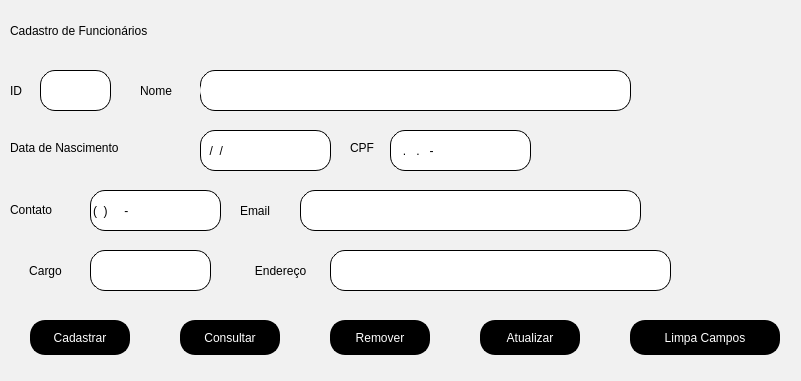
               <widget class="QWidget" name="fr_funcionarios" native="true">
                <property name="geometry">
                 <rect>
                  <x>10</x>
                  <y>10</y>
                  <width>801</width>
                  <height>381</height>
                 </rect>
                </property>
                <property name="styleSheet">
                 <string notr="true">background-color: rgb(241, 241, 241);
border-radius:10px;</string>
                </property>
                <widget class="QLabel" name="label_titulo_fun">
                 <property name="geometry">
                  <rect>
                   <x>10</x>
                   <y>20</y>
                   <width>231</width>
                   <height>21</height>
                  </rect>
                 </property>
                 <property name="text">
                  <string>Cadastro de Funcionários</string>
                 </property>
                </widget>
                <widget class="QLineEdit" name="ent_id_fun">
                 <property name="geometry">
                  <rect>
                   <x>40</x>
                   <y>70</y>
                   <width>71</width>
                   <height>41</height>
                  </rect>
                 </property>
                 <property name="styleSheet">
                  <string notr="true">QLineEdit {
border-style: outset;
border-width: 1px;
border-radius: 15px;
border-color: black;
font: 87 12pt &quot;Segoe UI Black&quot;;
color: rgb(0, 0, 0);
background-color: rgb(255, 255, 255);
}</string>
                 </property>
                </widget>
                <widget class="QLabel" name="label_id_fun">
                 <property name="geometry">
                  <rect>
                   <x>10</x>
                   <y>80</y>
                   <width>21</width>
                   <height>21</height>
                  </rect>
                 </property>
                 <property name="text">
                  <string>ID</string>
                 </property>
                </widget>
                <widget class="QLineEdit" name="ent_nome_fun">
                 <property name="geometry">
                  <rect>
                   <x>200</x>
                   <y>70</y>
                   <width>431</width>
                   <height>41</height>
                  </rect>
                 </property>
                 <property name="styleSheet">
                  <string notr="true">QLineEdit {
border-style: outset;
border-width: 1px;
border-radius: 15px;
border-color: black;
font: 87 12pt &quot;Segoe UI Black&quot;;
color: rgb(0, 0, 0);
background-color: rgb(255, 255, 255);
}</string>
                 </property>
                </widget>
                <widget class="QLineEdit" name="ent_nascimento_fun">
                 <property name="geometry">
                  <rect>
                   <x>200</x>
                   <y>130</y>
                   <width>131</width>
                   <height>41</height>
                  </rect>
                 </property>
                 <property name="styleSheet">
                  <string notr="true">QLineEdit {
border-style: outset;
border-width: 1px;
border-radius: 15px;
border-color: black;
font: 87 12pt &quot;Segoe UI Black&quot;;
color: rgb(0, 0, 0);
background-color: rgb(255, 255, 255);
}</string>
                 </property>
                 <property name="inputMask">
                  <string>99/99/9999</string>
                 </property>
                </widget>
                <widget class="QLabel" name="label_nome_fun">
                 <property name="geometry">
                  <rect>
                   <x>140</x>
                   <y>80</y>
                   <width>61</width>
                   <height>21</height>
                  </rect>
                 </property>
                 <property name="text">
                  <string>Nome</string>
                 </property>
                </widget>
                <widget class="QLabel" name="label_contato_fun">
                 <property name="geometry">
                  <rect>
                   <x>10</x>
                   <y>200</y>
                   <width>81</width>
                   <height>20</height>
                  </rect>
                 </property>
                 <property name="text">
                  <string>Contato</string>
                 </property>
                </widget>
                <widget class="QLabel" name="label_nascimento_fun">
                 <property name="geometry">
                  <rect>
                   <x>10</x>
                   <y>140</y>
                   <width>181</width>
                   <height>16</height>
                  </rect>
                 </property>
                 <property name="text">
                  <string>Data de Nascimento</string>
                 </property>
                </widget>
                <widget class="QLabel" name="label_cpf_fun">
                 <property name="geometry">
                  <rect>
                   <x>350</x>
                   <y>140</y>
                   <width>47</width>
                   <height>16</height>
                  </rect>
                 </property>
                 <property name="text">
                  <string>CPF</string>
                 </property>
                </widget>
                <widget class="QLabel" name="label_email_fun">
                 <property name="geometry">
                  <rect>
                   <x>240</x>
                   <y>200</y>
                   <width>51</width>
                   <height>21</height>
                  </rect>
                 </property>
                 <property name="text">
                  <string>Email</string>
                 </property>
                </widget>
                <widget class="QLabel" name="label_cargo_fun">
                 <property name="geometry">
                  <rect>
                   <x>10</x>
                   <y>250</y>
                   <width>71</width>
                   <height>41</height>
                  </rect>
                 </property>
                 <property name="text">
                  <string>Cargo</string>
                 </property>
                 <property name="alignment">
                  <set>Qt::AlignCenter</set>
                 </property>
                </widget>
                <widget class="QLineEdit" name="ent_cpf_fun">
                 <property name="geometry">
                  <rect>
                   <x>390</x>
                   <y>130</y>
                   <width>141</width>
                   <height>41</height>
                  </rect>
                 </property>
                 <property name="styleSheet">
                  <string notr="true">QLineEdit {
border-style: outset;
border-width: 1px;
border-radius: 15px;
border-color: black;
font: 87 12pt &quot;Segoe UI Black&quot;;
color: rgb(0, 0, 0);
background-color: rgb(255, 255, 255);
}</string>
                 </property>
                 <property name="inputMask">
                  <string>999.999.999-99</string>
                 </property>
                </widget>
                <widget class="QLineEdit" name="ent_contato_fun">
                 <property name="geometry">
                  <rect>
                   <x>90</x>
                   <y>190</y>
                   <width>131</width>
                   <height>41</height>
                  </rect>
                 </property>
                 <property name="styleSheet">
                  <string notr="true">QLineEdit {
border-style: outset;
border-width: 1px;
border-radius: 15px;
border-color: black;
font: 87 12pt &quot;Segoe UI Black&quot;;
color: rgb(0, 0, 0);
background-color: rgb(255, 255, 255);
}</string>
                 </property>
                 <property name="inputMask">
                  <string>(99)99999-9999</string>
                 </property>
                </widget>
                <widget class="QLineEdit" name="ent_email_fun">
                 <property name="geometry">
                  <rect>
                   <x>300</x>
                   <y>190</y>
                   <width>341</width>
                   <height>41</height>
                  </rect>
                 </property>
                 <property name="styleSheet">
                  <string notr="true">QLineEdit {
border-style: outset;
border-width: 1px;
border-radius: 15px;
border-color: black;
font: 87 12pt &quot;Segoe UI Black&quot;;
color: rgb(0, 0, 0);
background-color: rgb(255, 255, 255);
}</string>
                 </property>
                </widget>
                <widget class="QLineEdit" name="ent_cargo_fun">
                 <property name="geometry">
                  <rect>
                   <x>90</x>
                   <y>250</y>
                   <width>121</width>
                   <height>41</height>
                  </rect>
                 </property>
                 <property name="styleSheet">
                  <string notr="true">QLineEdit {
border-style: outset;
border-width: 1px;
border-radius: 15px;
border-color: black;
font: 87 12pt &quot;Segoe UI Black&quot;;
color: rgb(0, 0, 0);
background-color: rgb(255, 255, 255);
}</string>
                 </property>
                </widget>
                <widget class="QPushButton" name="bt_remover_fun">
                 <property name="geometry">
                  <rect>
                   <x>330</x>
                   <y>320</y>
                   <width>100</width>
                   <height>35</height>
                  </rect>
                 </property>
                 <property name="minimumSize">
                  <size>
                   <width>100</width>
                   <height>35</height>
                  </size>
                 </property>
                 <property name="maximumSize">
                  <size>
                   <width>100</width>
                   <height>30</height>
                  </size>
                 </property>
                 <property name="styleSheet">
                  <string notr="true">
QPushButton {
border-style: outset;
border-width: 2px;
border-radius: 15px;
border-color: black;
font: 87 12pt &quot;Segoe UI Black&quot;;
color: rgb(255, 255, 255);
	background-color: rgb(0, 0, 0);
}
QPushButton:pressed {
border-style: outset;
border-width: 2px;
border-radius: 15px;
border-color: white;
font: 87 12pt &quot;Segoe UI Black&quot;;
color: rgb(255, 255, 255);
background-color: rgb(0, 0, 0);


}

</string>
                 </property>
                 <property name="text">
                  <string>Remover</string>
                 </property>
                </widget>
                <widget class="QPushButton" name="bt_atualizar_fun">
                 <property name="geometry">
                  <rect>
                   <x>480</x>
                   <y>320</y>
                   <width>100</width>
                   <height>35</height>
                  </rect>
                 </property>
                 <property name="minimumSize">
                  <size>
                   <width>100</width>
                   <height>35</height>
                  </size>
                 </property>
                 <property name="maximumSize">
                  <size>
                   <width>100</width>
                   <height>30</height>
                  </size>
                 </property>
                 <property name="styleSheet">
                  <string notr="true">
QPushButton {
border-style: outset;
border-width: 2px;
border-radius: 15px;
border-color: black;
font: 87 12pt &quot;Segoe UI Black&quot;;
color: rgb(255, 255, 255);
	background-color: rgb(0, 0, 0);
}
QPushButton:pressed {
border-style: outset;
border-width: 2px;
border-radius: 15px;
border-color: white;
font: 87 12pt &quot;Segoe UI Black&quot;;
color: rgb(255, 255, 255);
background-color: rgb(0, 0, 0);


}

</string>
                 </property>
                 <property name="text">
                  <string>Atualizar</string>
                 </property>
                </widget>
                <widget class="QPushButton" name="bt_limpar_fun">
                 <property name="geometry">
                  <rect>
                   <x>630</x>
                   <y>320</y>
                   <width>150</width>
                   <height>35</height>
                  </rect>
                 </property>
                 <property name="minimumSize">
                  <size>
                   <width>100</width>
                   <height>35</height>
                  </size>
                 </property>
                 <property name="maximumSize">
                  <size>
                   <width>1000</width>
                   <height>30</height>
                  </size>
                 </property>
                 <property name="styleSheet">
                  <string notr="true">
QPushButton {
border-style: outset;
border-width: 2px;
border-radius: 15px;
border-color: black;
font: 87 12pt &quot;Segoe UI Black&quot;;
color: rgb(255, 255, 255);
	background-color: rgb(0, 0, 0);
}
QPushButton:pressed {
border-style: outset;
border-width: 2px;
border-radius: 15px;
border-color: white;
font: 87 12pt &quot;Segoe UI Black&quot;;
color: rgb(255, 255, 255);
background-color: rgb(0, 0, 0);


}

</string>
                 </property>
                 <property name="text">
                  <string>Limpa Campos</string>
                 </property>
                </widget>
                <widget class="QPushButton" name="bt_cadas_fun">
                 <property name="geometry">
                  <rect>
                   <x>30</x>
                   <y>320</y>
                   <width>100</width>
                   <height>35</height>
                  </rect>
                 </property>
                 <property name="minimumSize">
                  <size>
                   <width>100</width>
                   <height>35</height>
                  </size>
                 </property>
                 <property name="maximumSize">
                  <size>
                   <width>100</width>
                   <height>30</height>
                  </size>
                 </property>
                 <property name="styleSheet">
                  <string notr="true">
QPushButton {
border-style: outset;
border-width: 2px;
border-radius: 15px;
border-color: black;
font: 87 12pt &quot;Segoe UI Black&quot;;
color: rgb(255, 255, 255);
	background-color: rgb(0, 0, 0);
}
QPushButton:pressed {
border-style: outset;
border-width: 2px;
border-radius: 15px;
border-color: white;
font: 87 12pt &quot;Segoe UI Black&quot;;
color: rgb(255, 255, 255);
background-color: rgb(0, 0, 0);


}

</string>
                 </property>
                 <property name="text">
                  <string>Cadastrar</string>
                 </property>
                </widget>
                <widget class="QPushButton" name="bt_consulta_fun">
                 <property name="geometry">
                  <rect>
                   <x>180</x>
                   <y>320</y>
                   <width>100</width>
                   <height>35</height>
                  </rect>
                 </property>
                 <property name="minimumSize">
                  <size>
                   <width>100</width>
                   <height>35</height>
                  </size>
                 </property>
                 <property name="maximumSize">
                  <size>
                   <width>100</width>
                   <height>30</height>
                  </size>
                 </property>
                 <property name="styleSheet">
                  <string notr="true">
QPushButton {
border-style: outset;
border-width: 2px;
border-radius: 15px;
border-color: black;
font: 87 12pt &quot;Segoe UI Black&quot;;
color: rgb(255, 255, 255);
	background-color: rgb(0, 0, 0);
}
QPushButton:pressed {
border-style: outset;
border-width: 2px;
border-radius: 15px;
border-color: white;
font: 87 12pt &quot;Segoe UI Black&quot;;
color: rgb(255, 255, 255);
background-color: rgb(0, 0, 0);


}

</string>
                 </property>
                 <property name="text">
                  <string>Consultar</string>
                 </property>
                </widget>
                <widget class="QLabel" name="label_endereco_fun">
                 <property name="geometry">
                  <rect>
                   <x>230</x>
                   <y>250</y>
                   <width>101</width>
                   <height>41</height>
                  </rect>
                 </property>
                 <property name="text">
                  <string>Endereço</string>
                 </property>
                 <property name="alignment">
                  <set>Qt::AlignCenter</set>
                 </property>
                </widget>
                <widget class="QLineEdit" name="ent_endereco_fun">
                 <property name="geometry">
                  <rect>
                   <x>330</x>
                   <y>250</y>
                   <width>341</width>
                   <height>41</height>
                  </rect>
                 </property>
                 <property name="styleSheet">
                  <string notr="true">QLineEdit {
border-style: outset;
border-width: 1px;
border-radius: 15px;
border-color: black;
font: 87 12pt &quot;Segoe UI Black&quot;;
color: rgb(0, 0, 0);
background-color: rgb(255, 255, 255);
}</string>
                 </property>
                </widget>
               </widget>
